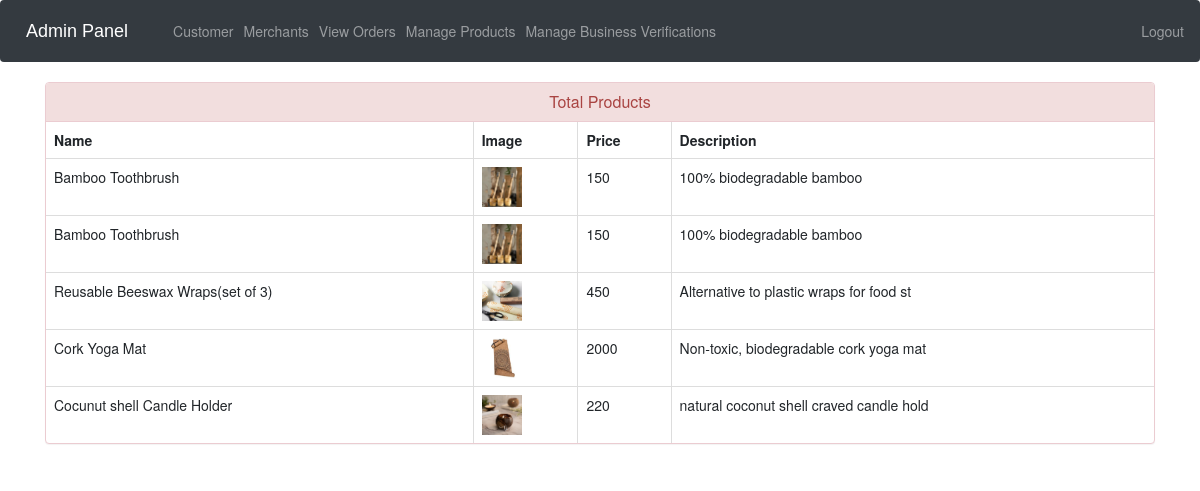
The app's page /admin-products (signed in) with its own data.
### ecom/models.py (models this page shows, shortened)
class Product(models.Model):
    seller = models.ForeignKey(User, on_delete=models.CASCADE)  # Add this field
    name=models.CharField(max_length=40)
    product_image= models.ImageField(upload_to='product_image/',null=True,blank=True)
    price = models.PositiveIntegerField()
    description=models.CharField(max_length=40)
    category = models.ForeignKey(ProductCategory, on_delete=models.CASCADE, related_name='products')
    stock_quantity = models.PositiveIntegerField(default=0)
    sustainability_score = models.DecimalField(max_digits=5, decimal_places=2, null=True, blank=True)
    carbon_footprint = models.DecimalField(max_digits=10, decimal_places=2, default=0)
    materials_footprint = models.DecimalField(max_digits=10, decimal_places=2,null=True)
    production_footprint = models.DecimalField(max_digits=10, decimal_places=2,null=True)
    packaging_footprint = models.DecimalField(max_digits=10, decimal_places=2,null=True)
    transportation_footprint = models.DecimalField(max_digits=10, decimal_places=2,null=True)
    disposal_footprint = models.DecimalField(max_digits=10, decimal_places=2,null=True)
    materials_source = models.TextField(null=True)
    production_method = models.TextField(null=True)
    disposal_instructions = models.TextField(null=True)
    certification_details = models.TextField(null=True, blank=True)
    last_updated = models.DateTimeField(auto_now=True,null=True)

### ecom/views.py (the view)
# urls.py: path('admin-products', views.admin_products_view,name='admin-products'),
@login_required(login_url='adminlogin')
def admin_products_view(request):
    products=models.Product.objects.all()
    return render(request,'ecom/admin_products.html',{'products':products})

### templates/ecom/admin_products.html (shortened to what this page needs)
{% extends 'ecom/admin_base.html' %}
{% load static %}
{% block content %}
<head>
  <link href="//netdna.bootstrapcdn.com/bootstrap/3.0.0/css/bootstrap.min.css" rel="stylesheet" id="bootstrap-css">
</head>
<div class="container">
  <div class="panel panel-danger">
    <div class="panel-heading">
      <h6 class="panel-title">Total Products</h6>
    </div>
    <table class="table table-hover table-bordered" id="dev-table">
      <thead>
        <tr>
          <th>Name</th>
          <th>Image</th>
          <th>Price</th>
          <th>Description</th>
        </tr>
      </thead>
      {% for p in products %}
  {% if p %}
      <tr>
        <td> {{p.name}}</td>
        <td> <img src="{% static p.product_image.url %}" alt="Profile Pic" height="40px" width="40px" /></td>
        <td>{{p.price}}</td>
        <td>{{p.description}}</td>
      {%else%}
      <br><br><br>
      <h1>No Products!!</h1>
      {% endif %}
      {% endfor %}
    </table>
  </div>
</div>
{% endblock content %}

### templates/ecom/admin_products.html (style rules this page uses)
h6 { text-align: center; }

### records on screen
Product: name "Bamboo Toothbrush", product_image (picture), price "150", description "100% biodegradable bamboo"
Product: name "Bamboo Toothbrush", product_image (picture), price "150", description "100% biodegradable bamboo"
Product: name "Reusable Beeswax Wraps(set of 3)", product_image (picture), price "450", description "Alternative to plastic wraps for food st"
Product: name "Cork Yoga Mat", product_image (picture), price "2000", description "Non-toxic, biodegradable cork yoga mat"
Product: name "Cocunut shell Candle Holder", product_image (picture), price "220", description "natural coconut shell craved candle hold"
